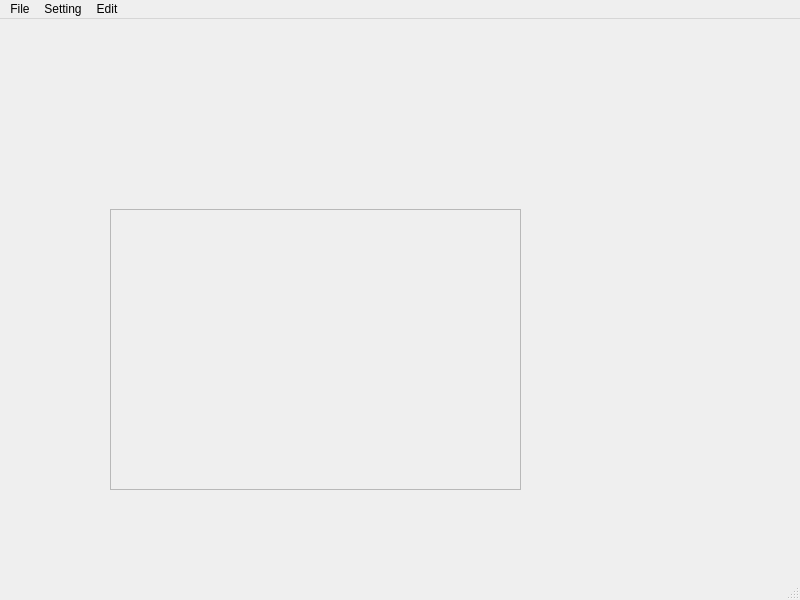
<?xml version="1.0" encoding="UTF-8"?>
<ui version="4.0">
 <class>MainWindow</class>
 <widget class="QMainWindow" name="MainWindow">
  <property name="geometry">
   <rect>
    <x>0</x>
    <y>0</y>
    <width>800</width>
    <height>600</height>
   </rect>
  </property>
  <property name="windowTitle">
   <string>PedSim</string>
  </property>
  <property name="windowIcon">
   <iconset resource="resource.qrc">
    <normaloff>:/resources/img/app_icon.ico</normaloff>:/resources/img/app_icon.ico</iconset>
  </property>
  <widget class="QWidget" name="centralwidget">
   <widget class="QFrame" name="frame">
    <property name="geometry">
     <rect>
      <x>110</x>
      <y>190</y>
      <width>411</width>
      <height>281</height>
     </rect>
    </property>
    <property name="frameShape">
     <enum>QFrame::StyledPanel</enum>
    </property>
    <property name="frameShadow">
     <enum>QFrame::Raised</enum>
    </property>
   </widget>
  </widget>
  <widget class="QMenuBar" name="menubar">
   <property name="geometry">
    <rect>
     <x>0</x>
     <y>0</y>
     <width>800</width>
     <height>22</height>
    </rect>
   </property>
   <widget class="QMenu" name="menuFile">
    <property name="title">
     <string>File</string>
    </property>
    <addaction name="actionOpen_Simulation"/>
    <addaction name="actionOpen_Geometry"/>
    <addaction name="actionReload"/>
    <addaction name="actionClose"/>
    <addaction name="actionSave_Simulation"/>
    <addaction name="actionSave_Geometry"/>
   </widget>
   <widget class="QMenu" name="menuSetting">
    <property name="title">
     <string>Setting</string>
    </property>
    <addaction name="actionToggle_Dark_Mode"/>
   </widget>
   <widget class="QMenu" name="menuEdit">
    <property name="title">
     <string>Edit</string>
    </property>
    <addaction name="actionEdit_Signal"/>
    <addaction name="actionEdit_Road"/>
    <addaction name="actionEdit_Ped"/>
    <addaction name="actionEdit_Ped_Crossing"/>
    <addaction name="actionEdit_Sep_Island"/>
   </widget>
   <addaction name="menuFile"/>
   <addaction name="menuSetting"/>
   <addaction name="menuEdit"/>
  </widget>
  <widget class="QStatusBar" name="statusbar"/>
  <action name="actionOpen_Simulation">
   <property name="text">
    <string>Open Simulation</string>
   </property>
  </action>
  <action name="actionOpen_Geometry">
   <property name="text">
    <string>Open Geometry</string>
   </property>
  </action>
  <action name="actionReload">
   <property name="text">
    <string>Reload</string>
   </property>
  </action>
  <action name="actionClose">
   <property name="text">
    <string>Close</string>
   </property>
  </action>
  <action name="actionEdit_Signal">
   <property name="text">
    <string>Edit Signal</string>
   </property>
  </action>
  <action name="actionEdit_Road">
   <property name="text">
    <string>Edit Road</string>
   </property>
  </action>
  <action name="actionEdit_Ped">
   <property name="text">
    <string>Edit Bike Lane</string>
   </property>
  </action>
  <action name="actionEdit_Ped_Crossing">
   <property name="text">
    <string>Edit Ped Crossing</string>
   </property>
  </action>
  <action name="actionEdit_Sep_Island">
   <property name="text">
    <string>Edit Sep Island</string>
   </property>
  </action>
  <action name="actionToggle_Dark_Mode">
   <property name="text">
    <string>Toggle Dark Mode</string>
   </property>
  </action>
  <action name="actionSave_Simulation">
   <property name="text">
    <string>Save Simulation</string>
   </property>
  </action>
  <action name="actionSave_Geometry">
   <property name="text">
    <string>Save Geometry</string>
   </property>
  </action>
 </widget>
 <resources>
  <include location="resource.qrc"/>
 </resources>
 <connections/>
</ui>
